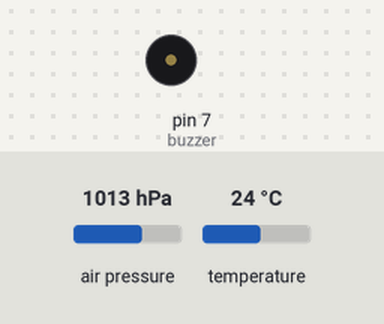
A sketch run on a simulated Arduino Nano, built with avr-gcc and run on an emulated ATmega328P. Parts: buzzer (waves = sounding). The test bench sets the inputs (shaded band); at power-on: air pressure 1013 hPa, temperature 24 °C. What the sketch prints to the serial monitor is not drawn.

Above: at 1.3 s.
1.4 s: air pressure set to 952 hPa
At 5.77 s:
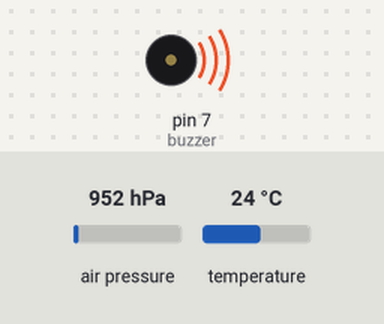
8.0 s: temperature set to 28 °C
At 8.6 s:
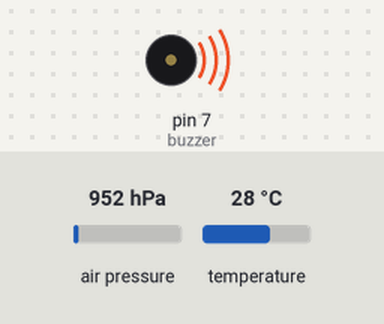
Timing chart, 0 to 12.9 s (numbered marks = the images above; inputs shaded):
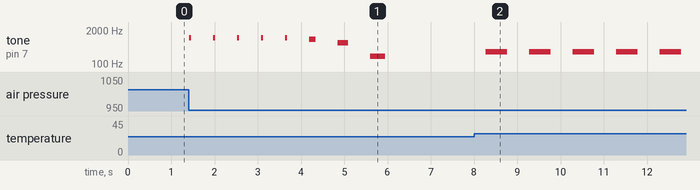

Measured:
- after the input at 1.4 s, tone on pin 7 (buzzer): plays 1000 Hz for 0.05 s, 1000 Hz for 0.05 s, 1000 Hz for 0.05 s, 1000 Hz for 0.05 s, 1000 Hz for 0.05 s, 900 Hz for 0.15 s … (8 notes in this stretch), starting at once
- after the input at 8.0 s, tone on pin 7 (buzzer): alternates 300 Hz for 0.50 s and silent for 0.51 s, starting after 0.27 s

The sketch:

Vario_GPS.ino
```cpp
#include <MS5611.h>
#include <SoftwareSerial.h>

//ports D2 and D3
SoftwareSerial Bluetooth(2,3);
char c = ' ';

MS5611 MS5611(0x77);
int buzzer = 7;
float old_vario;
const float sea_press = 1013.25;
uint32_t start, stop;

float getAltitude(float pressure, float temp) {
  return ((pow((sea_press / pressure), 1/5.257) - 1.0) * (temp + 273.15)) / 0.0065;
}

void setup() {
  Serial.begin(9600);
  Serial.println("ready");
  Bluetooth.begin(115200);
  pinMode(buzzer,OUTPUT);
  if (!MS5611.begin()) {
    Serial.println("MS5611 not found, check wiring!");
    while (1);
  }
  old_vario = 0;
  Serial.println("setup() done!");

}

void loop() {
  MS5611.read();
  float pressure_before = MS5611.getPressure();
  float temp = MS5611.getTemperature();
  float alti_before = getAltitude(pressure_before, temp);
  delay(500);
  MS5611.read();
  float pressure_after = MS5611.getPressure();
  float temp_after = MS5611.getTemperature();
  float alti_after = getAltitude(pressure_after, temp_after);
  float vario = ((alti_after - alti_before) + old_vario)/2;
  old_vario = vario;

  if (vario>=-0.5 && vario<0.5){
    tone(buzzer,0);
    delay(400);
  }
  else if (vario >= 0.5 && vario<1) {
    tone(buzzer,200);
    delay(350);
  }
  else if (vario >= 1 && vario<1.5) {
    tone(buzzer,400);
    delay(300);
  }
  else if (vario >= 1.5 && vario<2.5) {
    tone(buzzer,650);
    delay(250);
  }
  else if (vario >= 2.5 && vario<3.5) {
    tone(buzzer,800);
    delay(200);
  }
  else if (vario >= 3.5 && vario<4.5) {
    tone(buzzer,900);
    delay(150);
  }
  else if (vario >= 4.5) {
    tone(buzzer,1000);
    delay(50);
  }
  else if (vario<-2) {
    tone(buzzer,300);
    delay(500);
  }
  else if (vario<-0.5 && vario >=-2) {
    tone(buzzer,200);
    delay(600);
  }
  else if (vario<-0.3 && vario >=-0.5) {
    tone(buzzer,100);
    delay(700);
  }

  noTone(buzzer);

  if(Bluetooth.available()){
    c=Bluetooth.read();
    Serial.write(c);
  }
  if(Serial.available()){
    c=Serial.read();
    Bluetooth.write(c);
  }
}
```
